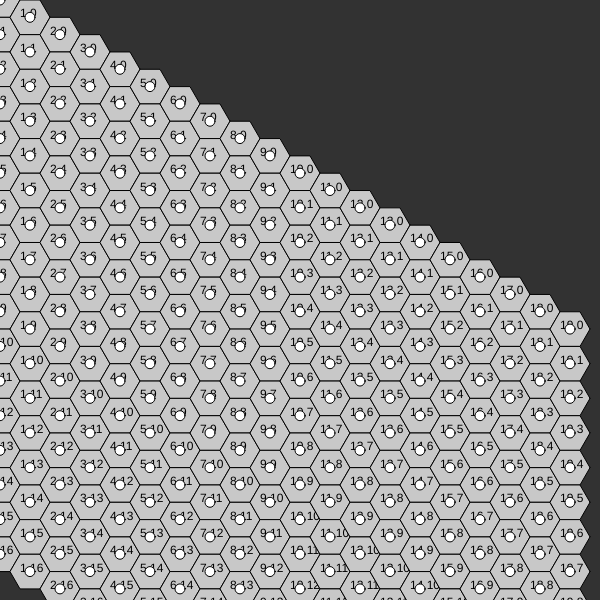
Frame 1 (no input)
Frame 60 (no input): identical to frame 1, image omitted
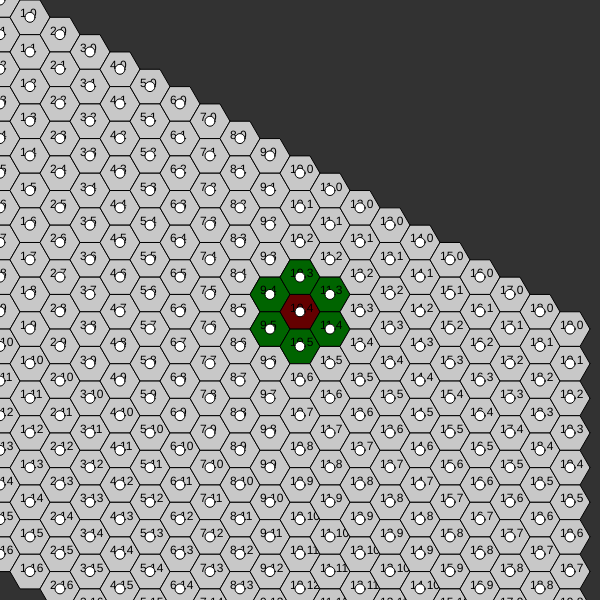
Frame 120 (the mouse pressed at the canvas centre since frame 60)

The p5.js sketch that drew these frames (run headless with seeded random() and noise() and a simulated clock; from frame 60 on, the mouse is pressed at the canvas centre):

// p5.js sketch
// ── sketch.js
const width = 600
const height = 600

function setup() {
  createCanvas(width, height)

  grid = new HexGrid(width, height, 20)
}

function draw() {
  background(50)
  grid.show()
  grid.show_dots()
}

function mousePressed() {
  grid.clear_all()

  let hex = grid.coords_to_hex(mouseX, mouseY)

  hex.selected ^= true

  let neighbors = grid.get_neighbors(hex)

  for (let n of neighbors) {
    n.is_neighbor = true
  }
}

class HexGrid {
  constructor(width, height, radius) {
    // Store locals
    this.width = width
    this.height = height
    this.radius = radius
    this.short_radius = this.radius * sin(PI / 3)

    // This is the hexes in the x axis tip to tip
    this.width_in_hexes = int(this.width / (1.5 * this.radius))
    // This is the
    this.height_in_hexes = int(this.width / (2 * this.short_radius))

    // Make centers
    this.centers = new Array(this.width_in_hexes)
    for (var i = 0; i < this.width_in_hexes; i++) {

      this.centers[i] = new Array(this.height_in_hexes)

      for (var j = 0; j < this.height_in_hexes; j++) {
        let x = (this.radius * 1.5 * i)
        let y = (this.short_radius * 2 * j) + (this.short_radius * i)

        this.centers[i][j] = { x, y }
      }
    }

    // Make Hexes
    this.hexes = new Array(this.width_in_hexes)
    for (var i = 0; i < this.width_in_hexes; i++) {

      this.hexes[i] = new Array(this.height_in_hexes)

      for (var j = 0; j < this.height_in_hexes; j++) {
        let { x, y } = this.centers[i][j]

        this.hexes[i][j] = new Hexagon(i, j, x, y, this.radius)
      }
    }

  }

  show() {
    for (var i = 0; i < this.width_in_hexes; i++) {
      for (var j = 0; j < this.height_in_hexes; j++) {
        let hex = this.hexes[i][j]
        hex.show()
      }
    }
  }

  show_dots() {
    for (var i = 0; i < this.width_in_hexes; i++) {
      for (var j = 0; j < this.height_in_hexes; j++) {
        let hex = this.hexes[i][j]
        ellipse(hex.x, hex.y, 10)
      }
    }
  }

  coords_to_hex(x, y) {
    let dist = (x1, y1, x2, y2) => sqrt(pow((x2 - x1), 2) + pow((y2 - y1), 2))

    let min_hex = this.hexes[0][0]
    let min_dist = dist(x, y, min_hex.x, min_hex.y)

    for (var i = 0; i < this.width_in_hexes; i++) {
      for (var j = 0; j < this.height_in_hexes; j++) {
        let new_hex = this.hexes[i][j]

        let new_dist = dist(x, y, new_hex.x, new_hex.y)

        if (min_dist > new_dist) {
          min_dist = new_dist
          min_hex = new_hex
        }
      }
    }
    return min_hex;
  }

  clear_all() {
    for (var i = 0; i < this.width_in_hexes; i++) {
      for (var j = 0; j < this.height_in_hexes; j++) {
        let new_hex = this.hexes[i][j]
        new_hex.selected = false
        new_hex.is_neighbor = false
      }
    }
  }

  get_neighbors(hex) {
    let h_i = hex.i
    let h_j = hex.j

    let neighbors = []

    let directions = [
      // east
      { i: -1, j: 1 },
      { i: -1, j: 0 },
      // west
      { i: 1, j: 0 },
      { i: 1, j: -1 },
      // north
      { i: 0, j: 1 },
      // south
      { i: 0, j: - 1 },
    ]

    for (let d of directions) {
      let { i, j } = d
      let test_hex = this.get_hex_bounded(h_i + i, h_j + j)
      if (test_hex) {
        neighbors.push(test_hex)
      }
    }

    return neighbors;
  }

  get_hex_bounded(i, j) {
    if (
      i < 0 ||
      i >= this.width_in_hexes ||
      j < 0 ||
      j >= this.height_in_hexes
    ) {
      return undefined
    }

    return this.hexes[i][j]
  }

}

class Polygon {
  constructor(i, j, x, y, r, sides) {
    // Length to vertexes
    this.r = r
    // GridCoords
    this.i = i
    this.j = j
    // center of polygon
    this.x = x
    this.y = y
    this.sides = sides
  }

  show(rotation = 0) {
    const arc_width = (2 * PI) / this.sides

    push()


    translate(this.x, this.y);
    rotate(rotation)

    beginShape()
    for (var i = 0; i < this.sides; i++) {
      const angle = arc_width * i;
      const x = (cos(angle) * this.r)
      const y = (sin(angle) * this.r)

      vertex(x, y)
    }
    endShape(CLOSE)


    pop()
  }
}

class Hexagon extends Polygon {
  constructor(i, j, x, y, r) {
    super(i, j, x, y, r, 6)
    this.selected = false
    this.is_neighbor = false
  }

  show(rotation = 0) {
    push()

    if (this.selected) {
      fill(100, 0, 0)
    } else if (this.is_neighbor) {
      fill(0, 100, 0)
    } else {
      fill(200)
    }


    super.show(rotation)

    fill(0)
    text(`${this.i},${this.j}`, this.x - (this.r / 2), this.y)

    pop()
  }
}
